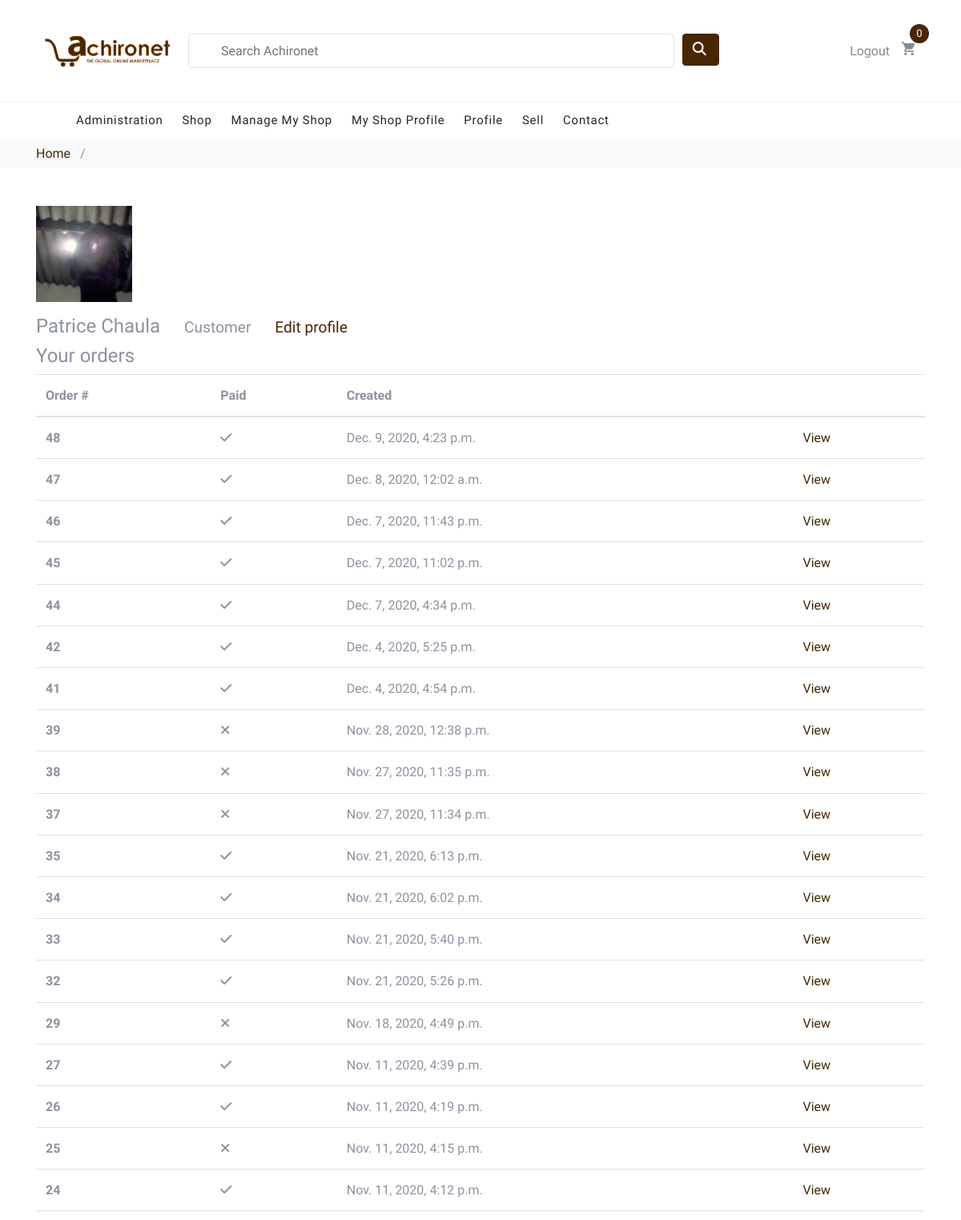
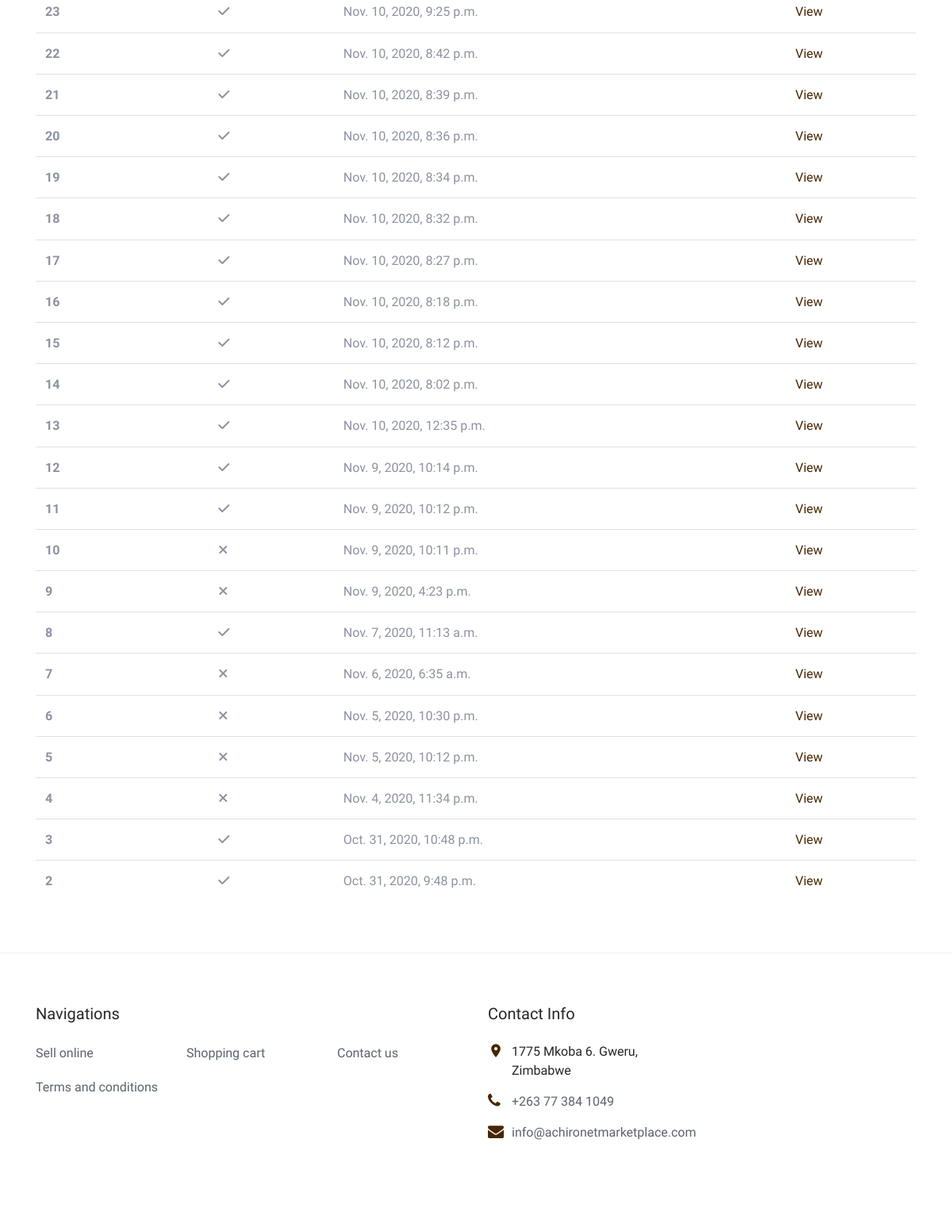
The page /users/profile/7/ (signed in) on the database its author committed (2 pictures, top to bottom).
### users/models.py (models this page shows, shortened)
class Profile(models.Model):
    firstname = models.CharField(max_length=45)
    lastname = models.CharField(max_length=45)
    profile_picture = models.OneToOneField(
        "Photo", null=True, blank=True, on_delete=models.SET_NULL)
    user = models.OneToOneField(
        User, null=True, blank=True, on_delete=models.CASCADE)

class Photo(models.Model):
    file = models.ImageField(upload_to=RandomFileName("profile-images"), blank=True)
    description = models.CharField(max_length=255, blank=True)
    uploaded_at = models.DateTimeField(auto_now_add=True)
    class Meta:
        verbose_name = 'photo'
        verbose_name_plural = 'photos'

### order/models.py (models this page shows, shortened)
class Order(models.Model):
    created = models.DateTimeField(auto_now_add=True)
    updated = models.DateTimeField(auto_now=True)
    name = models.CharField(max_length=90)
    paid = models.BooleanField(default=False)
    profile = models.ForeignKey(
        Profile, related_name='orders', on_delete=models.SET_NULL, blank=True, null=True)
    seller = models.ManyToManyField(SellerProfile, related_name='customer_orders', blank=True)
    payment = models.ForeignKey('Payment', on_delete=models.SET_NULL, blank=True, null=True)
    shipped = models.BooleanField(default=False)
    delivered = models.BooleanField(default=False)
    class Meta:
        ordering = ('-created',)

### users/views.py (the view)
# urls.py: path("profile/<pk>/", views.ProfileView.as_view(), name="profile"),
class ProfileView(DetailView):
    model = Profile
    template_name = "users/profile.html"
    def get_context_data(self, **kwargs):
        context = super().get_context_data(**kwargs)
        context['orders'] = self.object.orders.all()
        return context

### users/templates/users/profile.html (shortened to what this page needs)
{% extends "./base.html" %}
{% load static %}
{% load crispy_forms_tags %}
{% block content %}
<div class="container">
    <div class="row py-5">
        <div class="col-xs-12 col-sm-12">
            <div class="panel panel-default">
                <div class="panel-body">
                    <div class="profile__avatar img-fluid">
                        <figure class="block-4-image">
                            <img src="{{ object.profile_picture.file.url }}" alt="Profile picture" class="img-fluid product-img">
                        </figure>
                    </div>
                    <div class="profile__header">
                        <h4>{{object.firstname}} {{object.lastname}} &nbsp; &nbsp;
                            <small>Customer</small> &nbsp; &nbsp;
                            {% if request.user.profile.pk == object.pk %}
                            <small>
                                <a href="{% url 'users:edit-profile' request.user.profile.pk %}" class="card-link">
                                  Edit profile
                                </a>
                            </small>
                            {% endif %}
                        </h4>
                    </div>
                </div>
            </div>
            {% if request.user.profile.pk == object.pk %}
            <div class="panel panel-default">
                <div class="panel-heading">
                    <h4 class="panel-title">Your orders</h4>
                </div>
                <div class="panel-body">
                   {% if orders %}
                   <div class="table-responsive">
                    <table class="table">
                        <thead>
                            <tr>
                            <th scope="col">Order #</th>
                            <th scope="col">Paid</th>
                            <th scope="col">Created</th>
                            <th>&nbsp;</th>
                            </tr>
                        </thead>
                        <tbody>
                        {% for order in orders %}
                            <tr>
                            <th scope="row">{{order.id}}</th>
                            <td>
                              {% if order.paid %}
                                <i class="fas fa-check"></i>
                              {% else %}
                                <i class="fas fa-times"></i>
                              {% endif %}
                            </td>
                            <td>{{order.created}}</td>
                            <td>
                              <a href="{% url 'order:order_view' order.id %}">View</a>
                            </td>
                            </tr>
                        {% endfor %}
                        </tbody>
                     </table>
                     </div>
                    {% else %}
                      <p>You haven't made  any purchases</p>
                    {% endif %}
                </div>
            </div>
            {% endif %}
        </div>
    </div>
</div>
{% endblock %}

### shop/static/css/style.css (style rules this page uses)
body { line-height: 1.7; color: #8c92a0; font-weight: 300; font-size: 16px; }
a { -webkit-transition: .3s all ease; -o-transition: .3s all ease; transition: .3s all ease; }
body { background-color: #fff }
@media screen and (min-width:900px) { .product-img { height: 10vw; } }

### rows shown on the page
Profile: profile_picture.file (picture), firstname "Patrice", lastname "Chaula"
Order: id "48", paid True (drawn), created "Dec. 9, 2020, 4:23 p.m."
Order: id "47", paid True (drawn), created "Dec. 8, 2020, 12:02 a.m."
Order: id "46", paid True (drawn), created "Dec. 7, 2020, 11:43 p.m."
Order: id "45", paid True (drawn), created "Dec. 7, 2020, 11:02 p.m."
Order: id "44", paid True (drawn), created "Dec. 7, 2020, 4:34 p.m."
Order: id "42", paid True (drawn), created "Dec. 4, 2020, 5:25 p.m."
Order: id "41", paid True (drawn), created "Dec. 4, 2020, 4:54 p.m."
Order: id "39", paid False (drawn), created "Nov. 28, 2020, 12:38 p.m."
Order: id "38", paid False (drawn), created "Nov. 27, 2020, 11:35 p.m."
Order: id "37", paid False (drawn), created "Nov. 27, 2020, 11:34 p.m."
Order: id "35", paid True (drawn), created "Nov. 21, 2020, 6:13 p.m."
Order: id "34", paid True (drawn), created "Nov. 21, 2020, 6:02 p.m."
Order: id "33", paid True (drawn), created "Nov. 21, 2020, 5:40 p.m."
Order: id "32", paid True (drawn), created "Nov. 21, 2020, 5:26 p.m."
Order: id "29", paid False (drawn), created "Nov. 18, 2020, 4:49 p.m."
Order: id "27", paid True (drawn), created "Nov. 11, 2020, 4:39 p.m."
Order: id "26", paid True (drawn), created "Nov. 11, 2020, 4:19 p.m."
Order: id "25", paid False (drawn), created "Nov. 11, 2020, 4:15 p.m."
Order: id "24", paid True (drawn), created "Nov. 11, 2020, 4:12 p.m."
Order: id "23", paid True (drawn), created "Nov. 10, 2020, 9:25 p.m."
Order: id "22", paid True (drawn), created "Nov. 10, 2020, 8:42 p.m."
Order: id "21", paid True (drawn), created "Nov. 10, 2020, 8:39 p.m."
Order: id "20", paid True (drawn), created "Nov. 10, 2020, 8:36 p.m."
Order: id "19", paid True (drawn), created "Nov. 10, 2020, 8:34 p.m."
Order: id "18", paid True (drawn), created "Nov. 10, 2020, 8:32 p.m."
Order: id "17", paid True (drawn), created "Nov. 10, 2020, 8:27 p.m."
Order: id "16", paid True (drawn), created "Nov. 10, 2020, 8:18 p.m."
Order: id "15", paid True (drawn), created "Nov. 10, 2020, 8:12 p.m."
Order: id "14", paid True (drawn), created "Nov. 10, 2020, 8:02 p.m."
Order: id "13", paid True (drawn), created "Nov. 10, 2020, 12:35 p.m."
Order: id "12", paid True (drawn), created "Nov. 9, 2020, 10:14 p.m."
Order: id "11", paid True (drawn), created "Nov. 9, 2020, 10:12 p.m."
Order: id "10", paid False (drawn), created "Nov. 9, 2020, 10:11 p.m."
Order: id "9", paid False (drawn), created "Nov. 9, 2020, 4:23 p.m."
Order: id "8", paid True (drawn), created "Nov. 7, 2020, 11:13 a.m."
Order: id "7", paid False (drawn), created "Nov. 6, 2020, 6:35 a.m."
Order: id "6", paid False (drawn), created "Nov. 5, 2020, 10:30 p.m."
Order: id "5", paid False (drawn), created "Nov. 5, 2020, 10:12 p.m."
Order: id "4", paid False (drawn), created "Nov. 4, 2020, 11:34 p.m."
Order: id "3", paid True (drawn), created "Oct. 31, 2020, 10:48 p.m."
Order: id "2", paid True (drawn), created "Oct. 31, 2020, 9:48 p.m."
